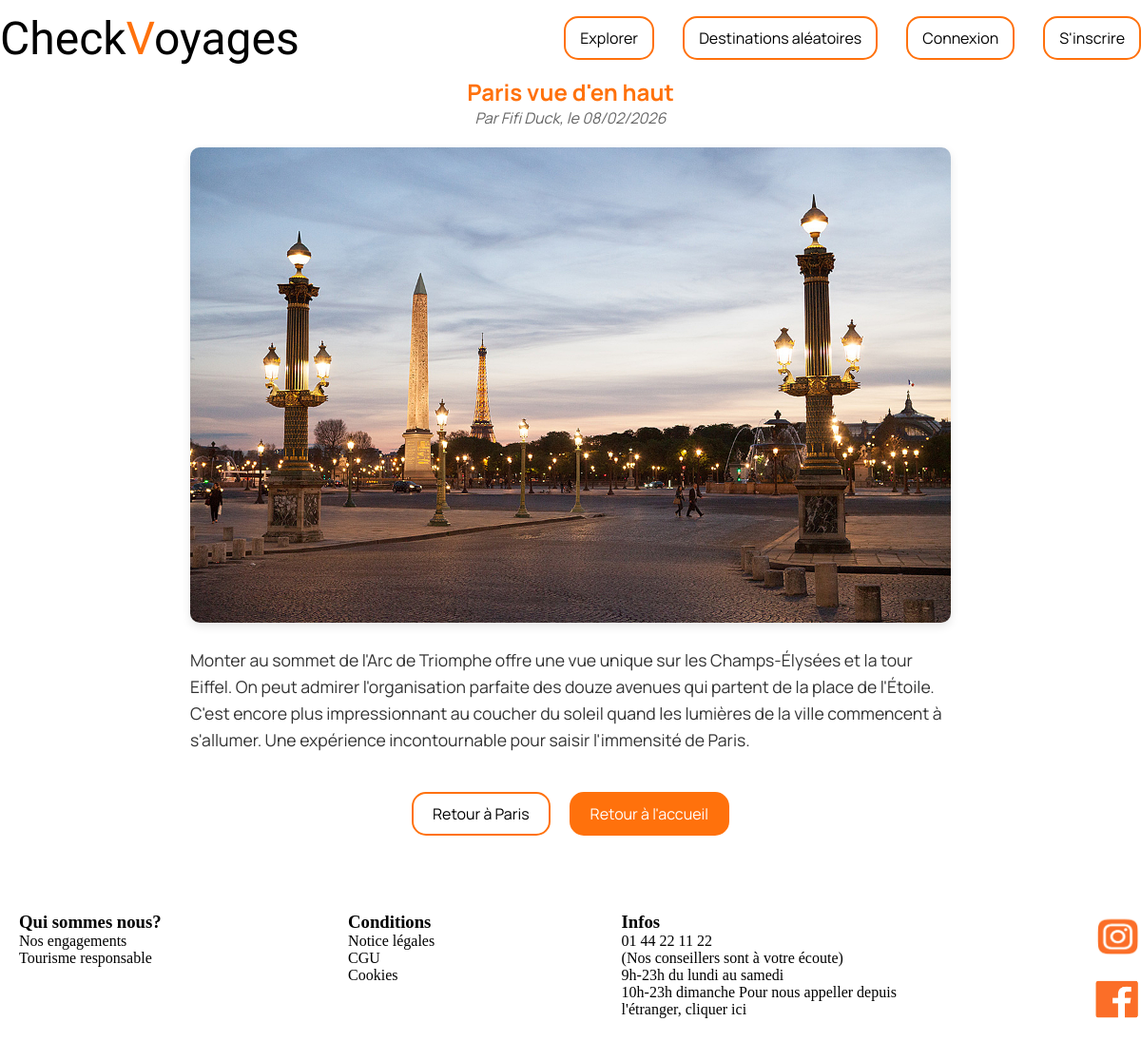
Page /article.php?id=5 on the earlier database version.
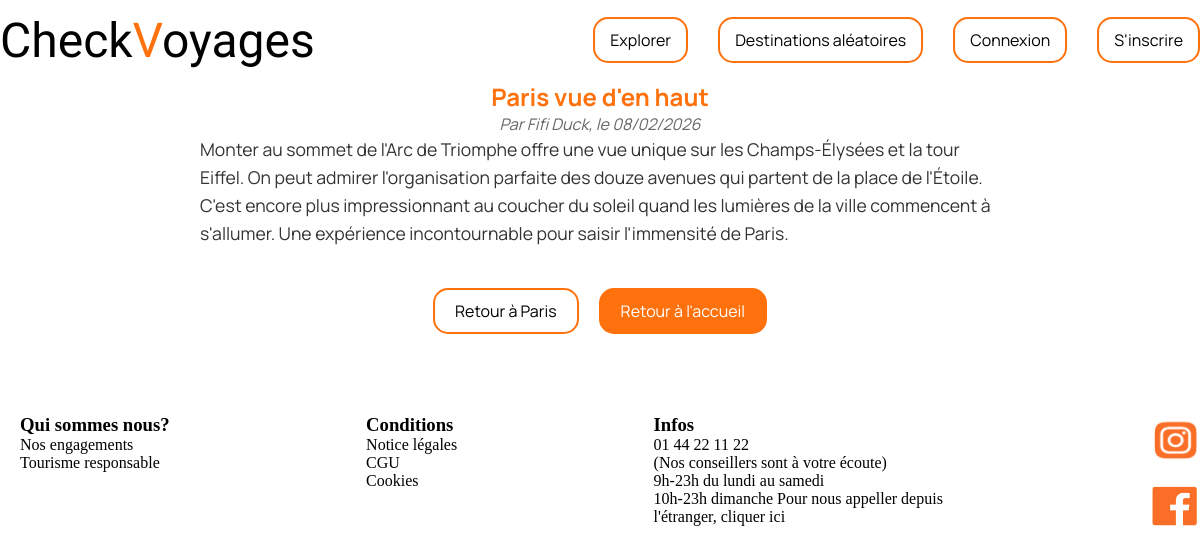
Same page on the later database version.
### tables this page shows
CREATE TABLE IF NOT EXISTS article(
	id_article INT PRIMARY KEY AUTO_INCREMENT NOT NULL,
    title VARCHAR(100) NOT NULL,
    thumbnail VARCHAR(255),
    content TEXT NOT NULL,
    creation_date DATETIME NOT NULL,
    id_user INT, 
    id_destination INT NOT NULL 
);

CREATE TABLE IF NOT EXISTS `user`(
	id_user INT PRIMARY KEY AUTO_INCREMENT NOT NULL,
    lastname VARCHAR(50) NOT NULL,
    firstname VARCHAR(50) NOT NULL,
    thumbnail VARCHAR(255),
    psswrd VARCHAR(100) NOT NULL,
    email VARCHAR(50) NOT NULL UNIQUE,
    login VARCHAR(50) NOT NULL UNIQUE
);

CREATE TABLE IF NOT EXISTS destination(
	id_destination INT PRIMARY KEY AUTO_INCREMENT NOT NULL,
    id_destinationGroup INT NOT NULL,
    title VARCHAR(100) NOT NULL UNIQUE,
    content TEXT NOT NULL,
    thumbnail VARCHAR(255),
    publication_date DATETIME NOT NULL
);

### Model/ArticleModel.php (called while the page is built, shortened)
<?php
class Article {
    private ?int $id_article;
    private ?PDO $bdd;
    public function __construct(?PDO $bdd) {
        $this->bdd = $bdd;
    }
    public function getIdArticle(): ?int {
        return $this->id_article;
    }
    public function setIdArticle(?int $id_article): Article {
        $this->id_article = $id_article;
        return $this;
    }
    public function getBDD(): ?PDO {
        return $this->bdd;
    }
    public function readArticleById(): array {
        try {
            $query = $this->getBDD()->prepare('
                SELECT a.id_article, a.title, a.content, a.thumbnail, a.creation_date, a.id_user, a.id_destination,
                       u.firstname, u.lastname, d.title as destination_title
                FROM article a
                LEFT JOIN user u ON a.id_user = u.id_user
                JOIN destination d ON a.id_destination = d.id_destination
                WHERE a.id_article = ?
            ');
            $id = $this->getIdArticle();
            $query->bindParam(1, $id, PDO::PARAM_INT);
            $query->execute();
            return $query->fetch(PDO::FETCH_ASSOC) ?: [];
        } catch (Exception $error) {
            die($error->getMessage());
        }
    }
}
?>

### View/view_article.php (the view)
<?php
class ArticleView {
    public function renderArticle(array $article): string {
        $title = $article['title'];
        $content = nl2br($article['content']);
        $thumbnail = $article['thumbnail'];
        $date = date('d/m/Y', strtotime($article['creation_date']));
        $author = (!empty($article['firstname']) || !empty($article['lastname']))
            ? $article['firstname'] . ' ' . $article['lastname']
            : "Auteur inconnu";
        $destId = $article['id_destination'];
        $destTitle = $article['destination_title'];
            $imageHtml = "";
            if (!empty($thumbnail)) {
                $imageHtml = "
                <div style='text-align: center; margin: 20px 0;'>
                    <img src='images/$thumbnail' alt='$title' style='max-width: 100%; border-radius: 10px; box-shadow: 0 4px 10px rgba(0,0,0,0.1);'>
                </div>";
            }
            return "
            <article style='max-width: 800px; margin: 20px auto; font-family: \"Manrope\", sans-serif; padding: 0 20px;'>
                <h1 style='color: rgb(255 113 12); text-align: center;'>$title</h1>
                <p style='text-align: center; color: #666; font-style: italic;'>
                    Par $author, le $date
                </p>
                $imageHtml
                <div style='line-height: 1.6; font-size: 1.1rem; color: #333;'>
                    $content
                </div>
                <div style='margin-top: 40px; text-align: center; display: flex; justify-content: center; gap: 20px;'>
                    <a href='destination.php?id=$destId' style='text-decoration: none; color: black; border: solid 2px rgb(255 113 12); border-radius: 15px; padding: 10px 20px;'>Retour à $destTitle</a>
                    <a href='index.php' style='text-decoration: none; color: white; background-color: rgb(255 113 12); border: solid 2px rgb(255 113 12); border-radius: 15px; padding: 10px 20px;'>Retour à l'accueil</a>
                </div>
            </article>
            ";
    }
}

Differences in the rows shown:
changed article "Paris vue d'en haut": thumbnail: picture removed
